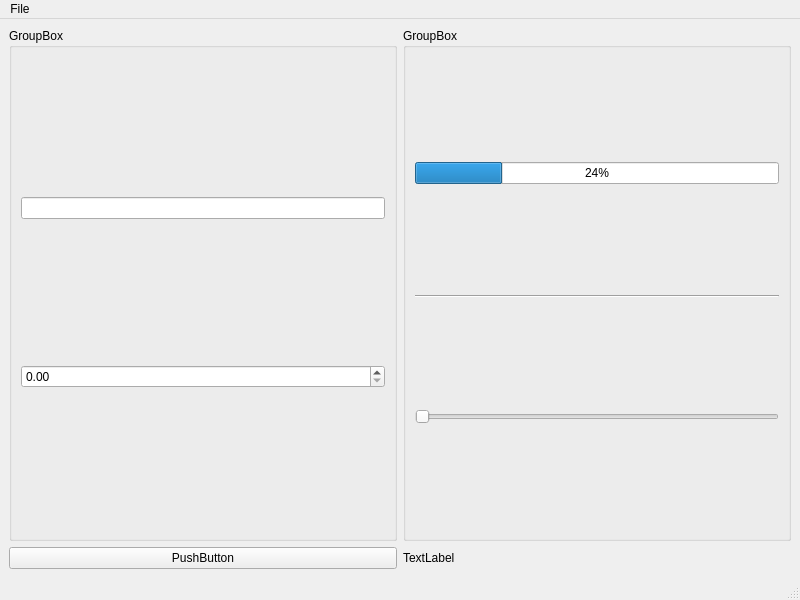
<?xml version="1.0" encoding="UTF-8"?>
<ui version="4.0">
 <class>MainWindow</class>
 <widget class="QMainWindow" name="MainWindow">
  <property name="geometry">
   <rect>
    <x>0</x>
    <y>0</y>
    <width>800</width>
    <height>600</height>
   </rect>
  </property>
  <property name="windowTitle">
   <string>MainWindow</string>
  </property>
  <widget class="QWidget" name="centralwidget">
   <layout class="QGridLayout" name="gridLayout">
    <item row="1" column="1">
     <widget class="QLabel" name="lol">
      <property name="text">
       <string>TextLabel</string>
      </property>
     </widget>
    </item>
    <item row="0" column="0">
     <widget class="QGroupBox" name="groupBox">
      <property name="title">
       <string>GroupBox</string>
      </property>
      <layout class="QVBoxLayout" name="verticalLayout">
       <item>
        <widget class="QLineEdit" name="lineEdit"/>
       </item>
       <item>
        <widget class="QDoubleSpinBox" name="spinyBoi"/>
       </item>
      </layout>
     </widget>
    </item>
    <item row="1" column="0">
     <widget class="QPushButton" name="doSomething">
      <property name="text">
       <string>PushButton</string>
      </property>
      <property name="checkable">
       <bool>false</bool>
      </property>
     </widget>
    </item>
    <item row="0" column="1">
     <widget class="QGroupBox" name="groupBox_2">
      <property name="title">
       <string>GroupBox</string>
      </property>
      <layout class="QVBoxLayout" name="verticalLayout_2">
       <item>
        <widget class="QProgressBar" name="progressBar">
         <property name="value">
          <number>24</number>
         </property>
        </widget>
       </item>
       <item>
        <widget class="Line" name="line">
         <property name="orientation">
          <enum>Qt::Horizontal</enum>
         </property>
        </widget>
       </item>
       <item>
        <widget class="QSlider" name="SlidyBoi">
         <property name="orientation">
          <enum>Qt::Horizontal</enum>
         </property>
        </widget>
       </item>
      </layout>
     </widget>
    </item>
   </layout>
  </widget>
  <widget class="QMenuBar" name="menubar">
   <property name="geometry">
    <rect>
     <x>0</x>
     <y>0</y>
     <width>800</width>
     <height>21</height>
    </rect>
   </property>
   <widget class="QMenu" name="menuFile">
    <property name="title">
     <string>File</string>
    </property>
    <addaction name="actionOpen"/>
   </widget>
   <addaction name="menuFile"/>
  </widget>
  <widget class="QStatusBar" name="statusbar"/>
  <action name="actionOpen">
   <property name="text">
    <string>Open...</string>
   </property>
  </action>
 </widget>
 <resources/>
 <connections/>
</ui>
